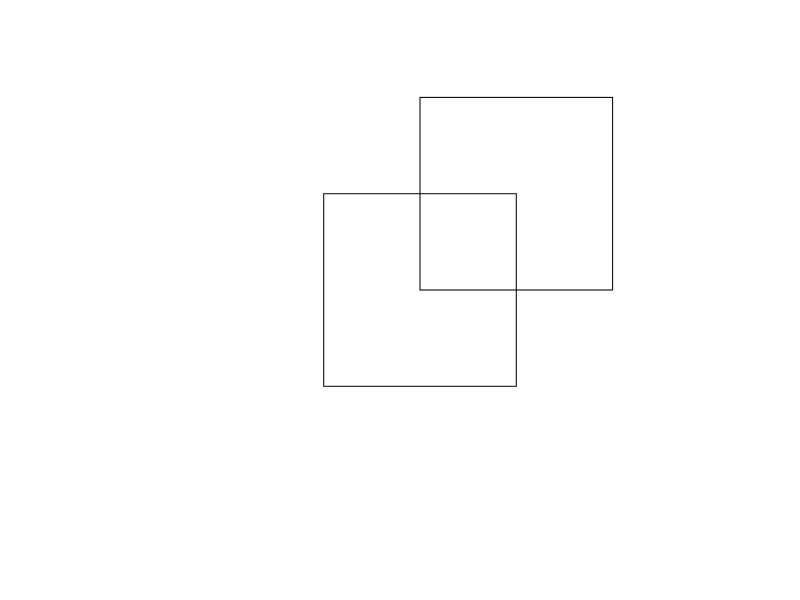

The R source for this figure:
## ---- chunk 1
knitr::opts_chunk$set(collapse = TRUE, comment = "#>")
## ---- chunk 2
library(sf)
library(dplyr)
library(spData)
## ---- chunk 3
# create two polygons
coords_1 =  
  matrix(data = c(0, 0, 1, 0, 1, 1, 0, 1, 0, 0),
         ncol = 2, byrow = TRUE)
coords_2 =
  matrix(data = c(-0.5, -0.5, 0.5, -0.5, 0.5, 0.5, 
                  -0.5, 0.5, -0.5, -0.5),
         ncol = 2, byrow = TRUE)

# create the first polygon
poly_1 = st_polygon(list((coords_1))) 
# convert it into a simple feature collection 
poly_1 = st_sfc(poly_1)
poly_1 = st_sfc(poly_1, crs = 4326)
# finally, convert it into an sf-object
poly_1 = st_sf(geometry = poly_1, data = data.frame(id = 1))

# create a second polygon
poly_2 = st_polygon(list((coords_2))) %>%
  st_sfc(crs = 4326) %>%
  st_sf(data = data.frame(id = 1))
# visualize it
plot(st_geometry(poly_1), xlim = c(-1, 1), ylim = c(-1, 1))
plot(st_geometry(poly_2), add = TRUE)
